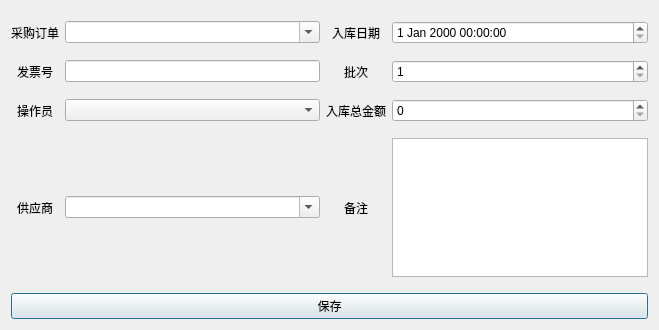
<?xml version="1.0" encoding="UTF-8"?>
<ui version="4.0">
 <class>StockDialog</class>
 <widget class="QDialog" name="StockDialog">
  <property name="geometry">
   <rect>
    <x>0</x>
    <y>0</y>
    <width>659</width>
    <height>330</height>
   </rect>
  </property>
  <property name="windowTitle">
   <string>药品入库</string>
  </property>
  <layout class="QGridLayout" name="gridLayout_2">
   <item row="3" column="0">
    <widget class="QPushButton" name="stock_save_btn">
     <property name="text">
      <string>保存</string>
     </property>
    </widget>
   </item>
   <item row="1" column="0">
    <layout class="QGridLayout" name="gridLayout">
     <item row="4" column="2">
      <widget class="QLabel" name="label_2">
       <property name="text">
        <string>批次</string>
       </property>
       <property name="alignment">
        <set>Qt::AlignmentFlag::AlignCenter</set>
       </property>
      </widget>
     </item>
     <item row="0" column="3">
      <widget class="QDateTimeEdit" name="inbound_date_time_edit"/>
     </item>
     <item row="9" column="0">
      <widget class="QLabel" name="label_10">
       <property name="text">
        <string>供应商</string>
       </property>
       <property name="alignment">
        <set>Qt::AlignmentFlag::AlignCenter</set>
       </property>
      </widget>
     </item>
     <item row="0" column="1">
      <widget class="QComboBox" name="purchase_order_combox">
       <property name="editable">
        <bool>true</bool>
       </property>
      </widget>
     </item>
     <item row="4" column="3">
      <widget class="QSpinBox" name="batch_spin_box">
       <property name="minimum">
        <number>1</number>
       </property>
       <property name="maximum">
        <number>9999</number>
       </property>
      </widget>
     </item>
     <item row="5" column="1">
      <spacer name="verticalSpacer_2">
       <property name="orientation">
        <enum>Qt::Orientation::Vertical</enum>
       </property>
       <property name="sizeType">
        <enum>QSizePolicy::Policy::Fixed</enum>
       </property>
       <property name="sizeHint" stdset="0">
        <size>
         <width>20</width>
         <height>10</height>
        </size>
       </property>
      </spacer>
     </item>
     <item row="0" column="2">
      <widget class="QLabel" name="label_8">
       <property name="text">
        <string>入库日期</string>
       </property>
       <property name="alignment">
        <set>Qt::AlignmentFlag::AlignCenter</set>
       </property>
      </widget>
     </item>
     <item row="2" column="1">
      <spacer name="verticalSpacer">
       <property name="orientation">
        <enum>Qt::Orientation::Vertical</enum>
       </property>
       <property name="sizeType">
        <enum>QSizePolicy::Policy::Fixed</enum>
       </property>
       <property name="sizeHint" stdset="0">
        <size>
         <width>20</width>
         <height>10</height>
        </size>
       </property>
      </spacer>
     </item>
     <item row="9" column="2">
      <widget class="QLabel" name="label_20">
       <property name="text">
        <string>备注</string>
       </property>
       <property name="alignment">
        <set>Qt::AlignmentFlag::AlignCenter</set>
       </property>
      </widget>
     </item>
     <item row="6" column="1">
      <widget class="QComboBox" name="operator_combox"/>
     </item>
     <item row="9" column="3">
      <widget class="QPlainTextEdit" name="warehousing_remarks_plain_text_edit">
       <property name="sizePolicy">
        <sizepolicy hsizetype="Expanding" vsizetype="Expanding">
         <horstretch>0</horstretch>
         <verstretch>0</verstretch>
        </sizepolicy>
       </property>
      </widget>
     </item>
     <item row="0" column="0">
      <widget class="QLabel" name="label_6">
       <property name="text">
        <string>采购订单</string>
       </property>
       <property name="alignment">
        <set>Qt::AlignmentFlag::AlignCenter</set>
       </property>
      </widget>
     </item>
     <item row="9" column="1">
      <widget class="QComboBox" name="supplier_stock_combox">
       <property name="editable">
        <bool>true</bool>
       </property>
      </widget>
     </item>
     <item row="6" column="0">
      <widget class="QLabel" name="label_4">
       <property name="text">
        <string>操作员</string>
       </property>
       <property name="alignment">
        <set>Qt::AlignmentFlag::AlignCenter</set>
       </property>
      </widget>
     </item>
     <item row="7" column="1">
      <spacer name="verticalSpacer_3">
       <property name="orientation">
        <enum>Qt::Orientation::Vertical</enum>
       </property>
       <property name="sizeType">
        <enum>QSizePolicy::Policy::Fixed</enum>
       </property>
       <property name="sizeHint" stdset="0">
        <size>
         <width>20</width>
         <height>10</height>
        </size>
       </property>
      </spacer>
     </item>
     <item row="6" column="2">
      <widget class="QLabel" name="label_7">
       <property name="text">
        <string>入库总金额</string>
       </property>
       <property name="alignment">
        <set>Qt::AlignmentFlag::AlignCenter</set>
       </property>
      </widget>
     </item>
     <item row="4" column="1">
      <widget class="QLineEdit" name="Invoice_line_edit"/>
     </item>
     <item row="4" column="0">
      <widget class="QLabel" name="label_5">
       <property name="text">
        <string>发票号</string>
       </property>
       <property name="alignment">
        <set>Qt::AlignmentFlag::AlignCenter</set>
       </property>
      </widget>
     </item>
     <item row="6" column="3">
      <widget class="QSpinBox" name="inbound_amount_spin_box">
       <property name="maximum">
        <number>999999</number>
       </property>
      </widget>
     </item>
    </layout>
   </item>
   <item row="0" column="0">
    <spacer name="verticalSpacer_5">
     <property name="orientation">
      <enum>Qt::Orientation::Vertical</enum>
     </property>
     <property name="sizeType">
      <enum>QSizePolicy::Policy::Fixed</enum>
     </property>
     <property name="sizeHint" stdset="0">
      <size>
       <width>20</width>
       <height>10</height>
      </size>
     </property>
    </spacer>
   </item>
   <item row="2" column="0">
    <spacer name="verticalSpacer_6">
     <property name="orientation">
      <enum>Qt::Orientation::Vertical</enum>
     </property>
     <property name="sizeType">
      <enum>QSizePolicy::Policy::Fixed</enum>
     </property>
     <property name="sizeHint" stdset="0">
      <size>
       <width>20</width>
       <height>10</height>
      </size>
     </property>
    </spacer>
   </item>
  </layout>
 </widget>
 <resources/>
 <connections/>
</ui>
